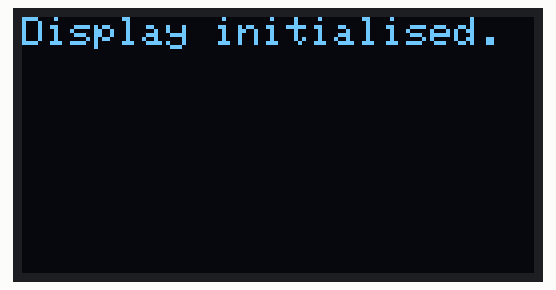
Simulated run of this sketch. Board: ESP8266 (NodeMCU). On the bench: 128×64 one-colour display. What the sketch prints to the serial monitor is not drawn.

Above: at 0.1 s.
At 1.1 s:
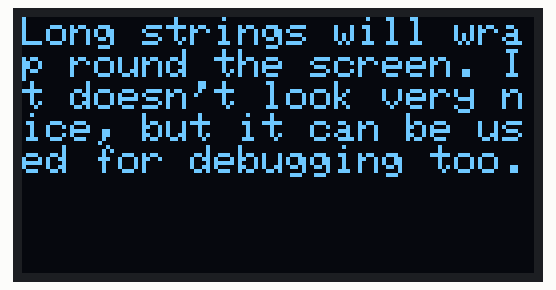
At 3.2 s:
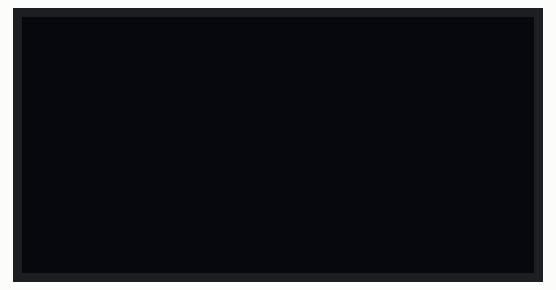
At 4.2 s:
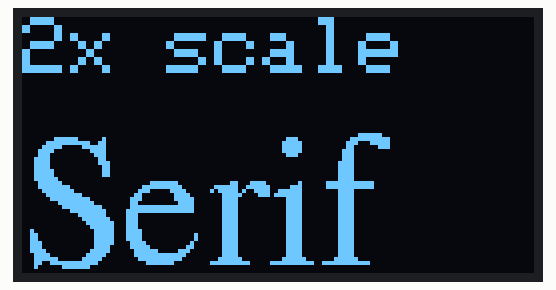
At 7.2 s:
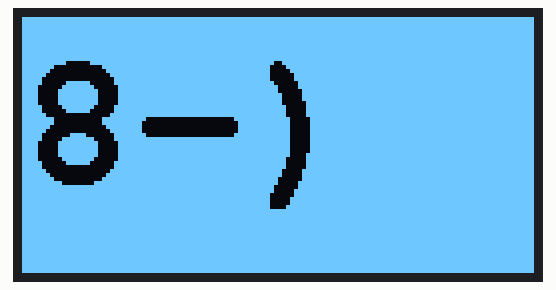
At 10.3 s:
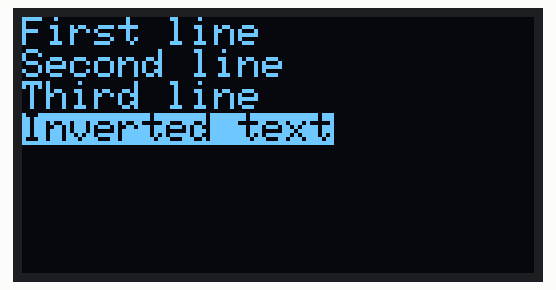

The sketch:

oled_display.ino
```cpp
/*
 * This code displays some of the features of the SSD1306 OLED screen.
 */

#include <Wire.h> // Include Arduino's I2C library
#include <Adafruit_SSD1306.h> // This is the Adafruit graphics library
#include <Adafruit_GFX.h> // Basic graphics library. Includes canvases, fonts, and others.

/*
 * Fonts. Fonts are cool.
 * https://learn.adafruit.com/adafruit-gfx-graphics-library/using-fonts
 */
#include <Fonts/FreeSans9pt7b.h> // This adds a font. You can change these.
#include <Fonts/FreeSans12pt7b.h> // Add an other font
#include <Fonts/FreeSerif24pt7b.h> // ...and yet an other one!
#include <Fonts/FreeMonoBold24pt7b.h> // more!

// defines for the pin names
#define SCL_PIN D5
#define SDA_PIN D6

//defines for the display. Many display uses the same controller.
#define OLED_WIDTH 128
#define OLED_HEIGHT 64
#define OLED_RESET -1

// Create the display's C++ object.
Adafruit_SSD1306 oled_display(OLED_WIDTH, OLED_HEIGHT, &Wire, OLED_RESET);

unsigned int number_to_increment = 0; // We will use to display this.

void setup() {
  // put your setup code here, to run once:
  Serial.begin(115200); // Initialise the UART
  Serial.println(); // Do an empty new line

  Wire.begin(SDA_PIN, SCL_PIN); // This initialises the I2C bus on the pins we assigned

  if(oled_display.begin(SSD1306_SWITCHCAPVCC, 0x3C)) // Check the docs for what this is
  {
    // If we got here, the display was found and is initialised.
    Serial.println("Display initialised.");
  }
  else
  {
    // If we got here, the library didn't find the OLED screen.
    Serial.println("The display could not be initialised. Is it connected properly? Is it powered?");
    while(1); // This makes sure nothing else happens
  }


  // Displays are fiddly.
  oled_display.clearDisplay();

  oled_display.setFont(); // Default font.
  oled_display.setTextColor(WHITE); // This is kinda stupid, but it makes sense with colour displays
  oled_display.setTextSize(1); // This is per-pixel scaling.

  oled_display.setCursor(0, 0); // Upper left corner.
  oled_display.print("Display initialised.");
  oled_display.display(); // If you ever used Psychtoolbox, this is Screen('Flip', w);

  Serial.println("Hardware set-up complete.");
}

void loop() {
  // put your main code here, to run repeatedly:

  // This is our first frame.
  delay(1000);
  oled_display.clearDisplay();
  oled_display.setCursor(0, 0);
  oled_display.setFont(); // default font.
  oled_display.setTextSize(1); // This is per-pixel scaling.
  oled_display.print("Long strings will wrap round the screen. It doesn't look very nice, but it can be used for debugging too.");
  oled_display.display();
  delay(2000);

  // Clear the screen
  oled_display.clearDisplay();
  oled_display.display();

  // This is our second frame.
  delay(1000);
  oled_display.clearDisplay();
  oled_display.setCursor(0, 0);
  oled_display.setTextSize(2);
  oled_display.print("2x scale");
  oled_display.setTextSize(1);
  oled_display.setCursor(0, 55);
  oled_display.setFont(&FreeSerif24pt7b);
  oled_display.print("Serif");
  oled_display.display();
  delay(2000);

  // Clear the screen
  oled_display.clearDisplay();
  oled_display.display();

  // This is our third frame. Inverted.
  delay(1000);
  oled_display.clearDisplay();
  oled_display.setTextSize(1);
  oled_display.setCursor(0, 40);
  oled_display.setFont(&FreeMonoBold24pt7b);
  oled_display.print("8-)");
    oled_display.invertDisplay(true);
  oled_display.display();
  delay(2000);

  // Clear the screen
  oled_display.clearDisplay();
  oled_display.invertDisplay(false);
  oled_display.display();

  // This is our fourth frame.
  delay(1000);
  oled_display.clearDisplay();
  oled_display.setFont();
  oled_display.setTextSize(1);
  oled_display.setCursor(0, 0);
  oled_display.println("First line");
  oled_display.println("Second line");
  oled_display.println("Third line");
  oled_display.setTextColor(BLACK, WHITE); // The next line will be inverted
  oled_display.println("Inverted text");
  oled_display.setTextColor(WHITE);
  oled_display.display();
  delay(3000);

  // Clear the screen
  oled_display.clearDisplay();
  oled_display.display();


}
```

Measured:
- by itself, everything shown: repeats every 13.2 s, in 8 steps
- what the display in image 1 shows lasts 2.0 s, from 1.1 s to 3.1 s
- what the display in image 2 shows lasts 1.0 s, from 3.1 s to 4.1 s
- what the display in image 5 shows lasts 3.1 s, from 10.2 s to 13.3 s
